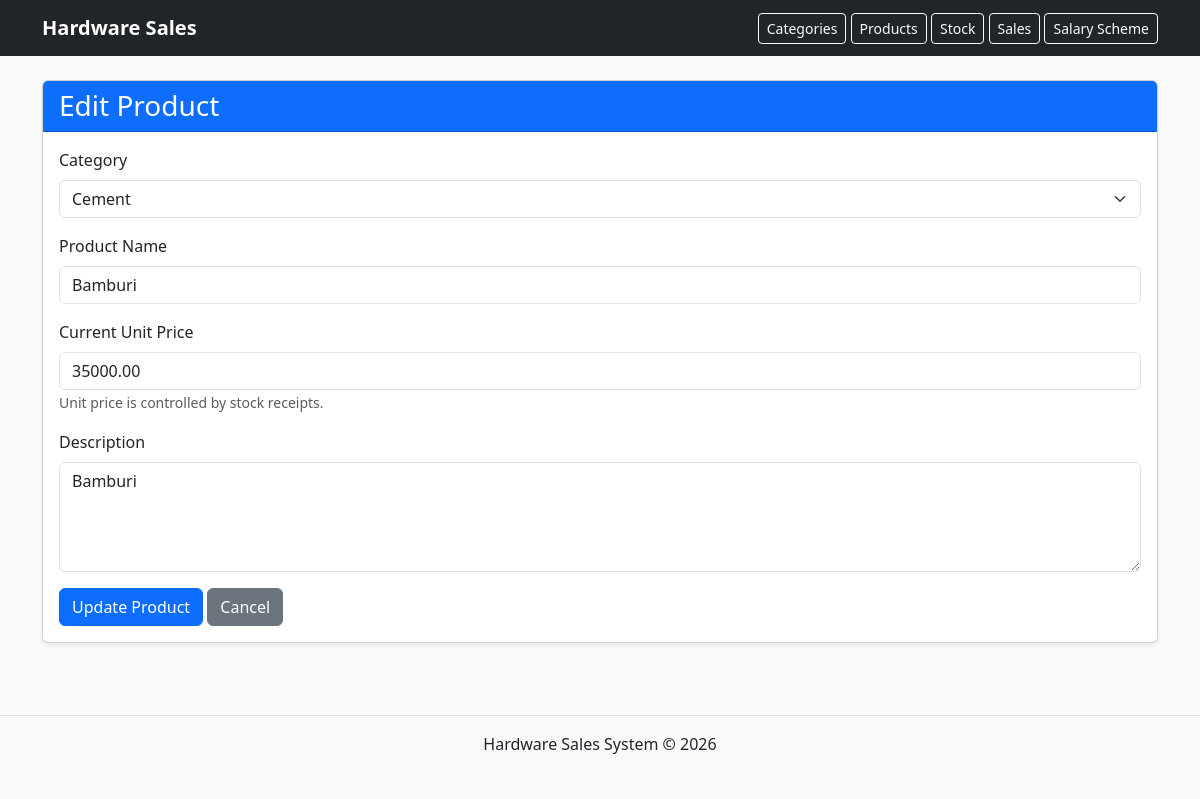
The app's page /products/1/edit/, older data.
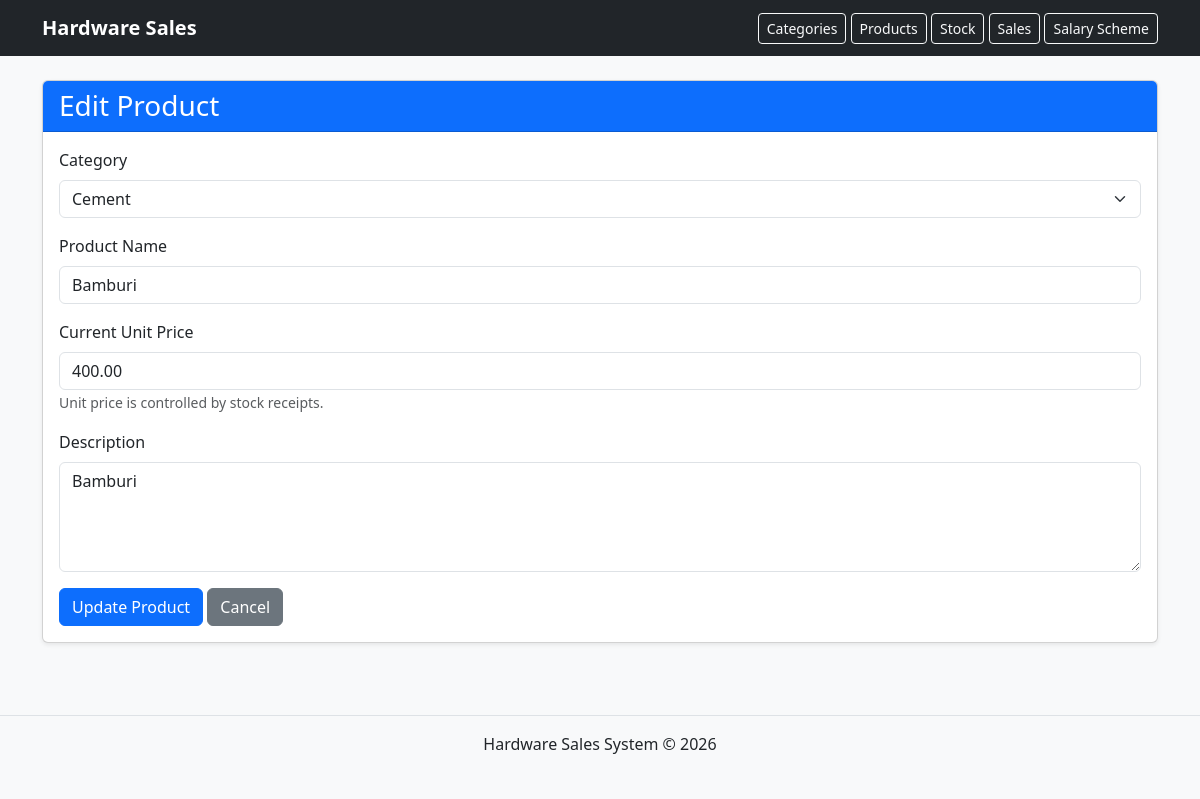
The same page, newer data.
### web/models.py (models this page shows, shortened)
class Product(models.Model):
    category_name = models.ForeignKey(Category, on_delete=models.CASCADE)
    product_name = models.CharField(max_length=100)
    unit_price = models.DecimalField(max_digits=100, decimal_places=2, default=0)
    description = models.TextField()

class Category(models.Model):
    category_name = models.CharField(max_length=100, unique=True)
    slug = models.SlugField(unique=True)

### web/views.py (the view, shortened to what this page needs)
# urls.py: path("products/<int:product_id>/edit/", views.edit_product, name="edit_product"),
def edit_product(request, product_id):
    product = get_object_or_404(Product, id=product_id)
    categories = Category.objects.all()
    return render(request, "edit_product.html", {
        "product": product,
        "categories": categories
    })

### web/templates/edit_product.html (shortened to what this page needs)
{% extends 'base.html' %}
{% block content %}
<div class="card shadow-sm">
    <div class="card-header bg-primary text-white">
        <h3 class="mb-0">Edit Product</h3>
    </div>
    <div class="card-body">
        <form method="POST">
            <div class="mb-3">
                <label class="form-label">Category</label>
                <select name="category" class="form-select" required>
                    {% for category in categories %}
                    <option value="{{ category.id }}" {% if product.category_name.id == category.id %}selected{% endif %}>
                        {{ category.category_name }}
                    </option>
                    {% endfor %}
                </select>
            </div>
            <div class="mb-3">
                <label class="form-label">Product Name</label>
                <input type="text" name="product_name" value="{{ product.product_name }}" class="form-control" required>
            </div>
            <div class="mb-3">
                <label class="form-label">Current Unit Price</label>
                <input type="text" value="{{ product.unit_price }}" class="form-control" readonly>
                <small class="text-muted">
                    Unit price is controlled by stock receipts.
                </small>
            </div>
            <div class="mb-3">
                <label class="form-label">Description</label>
                <textarea name="description" class="form-control" rows="4" required>{{ product.description }}</textarea>
            </div>
            <button type="submit" class="btn btn-primary">Update Product</button>
            <a href="{% url 'product_list' %}" class="btn btn-secondary">Cancel</a>
        </form>
    </div>
</div>
{% endblock %}

Row changes from the older to the newer data that the page shows:
changed Product "Bamburi": unit_price "35000.00" → "400.00"
